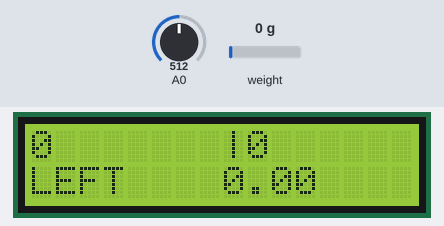
A sketch run on a simulated Arduino Uno, built with avr-gcc and run on an emulated ATmega328P. Shown: 16×2 character LCD. Inputs (shaded band) come from the test bench; at power-on: A0 = 512, weight on the scale 0 g.

Above: at 1.92 s.
2.3 s: A0 set to 547
5.3 s: A0 set to 569
At 6.2 s:
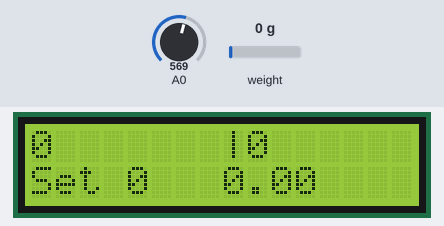
8.3 s: A0 set to 370
At 8.57 s:
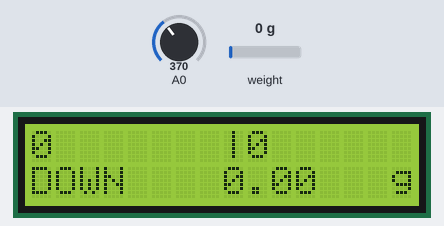
10.3 s: A0 set to 185
At 10.6 s:
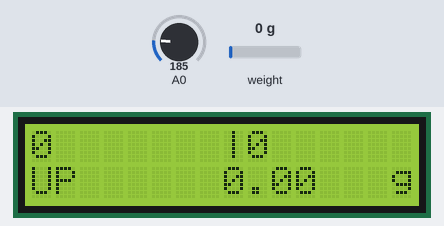
12.3 s: A0 set to 40
At 12.62 s:
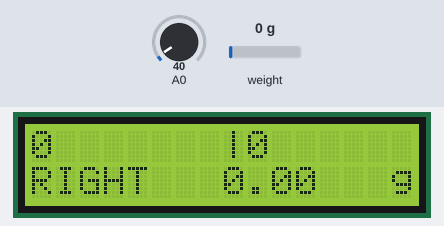
14.3 s: A0 set to 900
At 14.64 s:
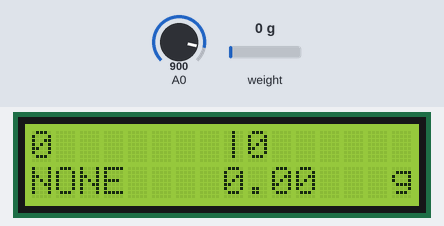

Measured:
- the behaviour switches between 554 and 555 on A0 (found by bisection; images 0 and 1)
- after the input at 5.3 s, the display: changes after 0.21 s (image 1)
- after the input at 8.3 s, the display: first changes at once (image 2 shows a later state)
- after the input at 10.3 s, the display: first changes after 0.05 s (image 3 shows a later state)
- after the input at 12.3 s, the display: first changes after 0.07 s (image 4 shows a later state)
- after the input at 14.3 s, the display: first changes after 0.09 s (image 5 shows a later state)
- what the display in image 1 shows lasts 1.0 s, from 5.5 s to 6.5 s

The sketch:

AKL_hx711.ino
```cpp
#include <LiquidCrystal.h>
#include <HX711.h>

/*******************************************************

This program will output data from HX711 modular and addition of set to Zero is added.

********************************************************/

// select the pins used on the LCD panel
LiquidCrystal lcd(8, 9, 4, 5, 6, 7);
HX711 scale(A3, A2);

// define some values used by the panel and buttons
int lcd_key     = 0;
int adc_key_in  = 0;
int peak1 = 0;
int peak2 = 0;
int array[] = {};

#define btnRIGHT  0
#define btnUP     1
#define btnDOWN   2
#define btnLEFT   3
#define btnSELECT 4
#define btnNONE   5

// read the buttons
int read_LCD_buttons()
{
 adc_key_in = analogRead(0);      // read the value from the sensor
 // my buttons when read are centered at these valies: 0, 144, 329, 504, 741
 // we add approx 50 to those values and check to see if we are close
 if (adc_key_in > 1000) return btnNONE; // We make this the 1st option for speed reasons since it will be the most likely result

 if (adc_key_in < 50)   return btnRIGHT;
 if (adc_key_in < 195)  return btnUP;
 if (adc_key_in < 380)  return btnDOWN;
 if (adc_key_in < 555)  return btnLEFT;
 if (adc_key_in < 790)  return btnSELECT;


 return btnNONE;  // when all others fail, return this...
}

void setup()
{
 lcd.begin(16, 2);              // start the library

 scale.set_scale(696.0);       // Calibration scale with user input
 scale.tare();                  // Set it to 0
}

// NOTE: 696.0 is calibration factor for 5kg strain gauge and Calibration code is used in HX711_ADC

void loop()
{
 float unit = scale.get_units();
 // Update Peaks for both sides
 if (peak1 < unit)
 {
  peak1 = unit;
 }
 if (peak2 > unit)
 {
  peak2 = unit;
 }

 lcd.setCursor(0,0); // Peak1 for left(positive)
 lcd.print(peak1);

 lcd.setCursor(8,0);
 lcd.print("|"); // Split Peaks to both side, left is Positive and right is Negative

 lcd.setCursor(9,0);  // Peak2 for right(negative)
 lcd.print(peak2);

 lcd.setCursor(15,1);
 lcd.print("g");
 lcd.setCursor(8,1);
 lcd.print(abs(unit));

 // Helps to clear up any numbers that are left behind
 delay(300);
 lcd.print("        ");
 lcd.setCursor(0,1);            // move to the begining of the second line
 lcd_key = read_LCD_buttons();  // read the buttons

 switch (lcd_key)               // depending on which button was pushed, we perform an action
 {
   case btnRIGHT:
     {
     lcd.print("RIGHT ");
     break;
     }
   case btnLEFT:
     {
     lcd.print("LEFT   ");
     break;
     }
   case btnUP:
     {
     lcd.print("UP    ");
     break;
     }
   case btnDOWN:
     {
     lcd.print("DOWN  ");
     break;
     }
   case btnSELECT:
     {
     lcd.print("Set 0 ");  // Calibrate to Zero
     scale.set_scale(2280.f);
     scale.tare();

     lcd.setCursor(0,0);  // Set peak1 to 0
     lcd.print("        ");
     peak1 = 0;

     lcd.setCursor(9,0);  // Set peak2 to 0
     lcd.print("        ");
     peak2 = 0;
     break;
     }
     case btnNONE:
     {
     lcd.print("NONE  ");
     break;
     }
 }

}
```
